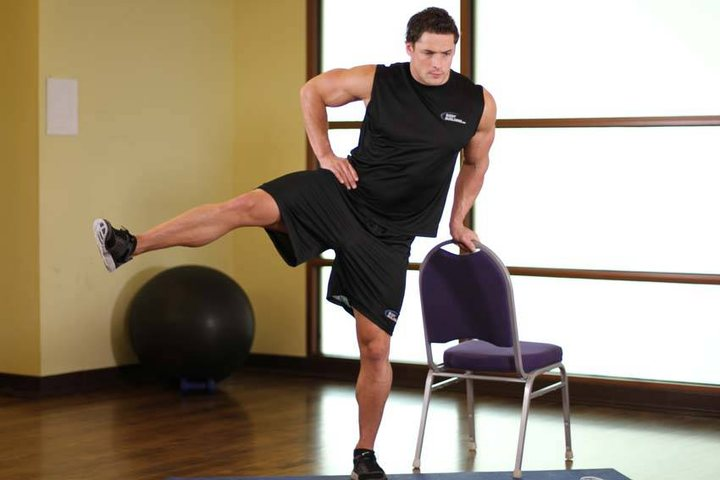
#> input picture app/assets/exercises/frames/abduccion_de_cadera_end.jpg, 720 x 480 px
$ python -i split_exercise_images.py   (imports and definitions only)
#> lines starting #> are read from the running program, lines starting #| are printed output that depends on the picture; after the words box and inside, x2 and y2 are one past the last pixel; in counts of white or black regions, pixels touching at a corner belong together
"""Separa cada imagen de ejercicio (inicio -> flecha -> final) en dos fotogramas.

Uso:  python -I tool/split_exercise_images.py   (desde la carpeta app)

Entrada:  assets/exercises/<id>.png         (originales, no se modifican)
Salida:   assets/exercises/frames/<id>_start.png, <id>_end.png
          o <id>_hold.png si la imagen tiene una sola posición (sin flecha)
          tool/contact_sheet.png para revisar el resultado
"""
from pathlib import Path

import numpy as np
from PIL import Image, ImageDraw, ImageFilter

SRC = Path('assets/exercises')
OUT = SRC / 'frames'
SCALE = 3          # ampliación
OUT_H = 360        # alto final de cada fotograma (px)

# Ajustes manuales por imagen si la detección automática no basta: (top, bottom) relativos 0..1
OVERRIDES: dict[str, dict] = {}

# Imágenes en las que asoma abajo el título de la tarjeta siguiente.
CUT_NEXT_TITLE = {'curl_de_biceps'}


def card_rows(a: np.ndarray) -> tuple[int, int]:
    """Filas de la tarjeta principal: descarta franjas de tarjetas vecinas separadas por bandas blancas."""
    h = a.shape[0]
    bright = a.mean(axis=2)
    # Fila "separador": casi blanca y uniforme
    sep = (bright.mean(axis=1) > 246) & (bright.std(axis=1) < 4)
    # Segmentos entre separadores; nos quedamos con el más alto
    segs, start = [], None
    for y in range(h):
        if not sep[y] and start is None:
            start = y
        if sep[y] and start is not None:
            segs.append((start, y)); start = None
    if start is not None:
        segs.append((start, h))
    segs = [s for s in segs if s[1] - s[0] > 8] or [(0, h)]
    return max(segs, key=lambda s: s[1] - s[0])


# [22 lines left out: function arrow_cols, not called in this run]


def title_bottom(a: np.ndarray, top: int, bottom: int) -> int:
    """Última fila del título (texto azul marino) en la parte superior de la tarjeta."""
    limit = top + int((bottom - top) * 0.42)
    r, g, b = (a[top:limit, :, i].astype(int) for i in range(3))
    navy = (r < 90) & (g < 80) & (b > 70) & (b - r > 25)
    rows = np.where(navy.sum(axis=1) >= 3)[0]
    if len(rows) == 0:
        return top
    # Solo el primer bloque continuo de filas con texto (el pelo de la figura viene después).
    end = rows[0]
    for y in rows[1:]:
        if y - end > 6:
            break
        end = y
    return top + end + 3


def card_cols(a: np.ndarray) -> tuple[int, int]:
    """Igual que card_rows pero en horizontal (quita franjas de tarjetas a los lados)."""
    l, r = card_rows(a.transpose(1, 0, 2))
    return l, r


# [23 lines left out: functions next_title_top, feather, not called in this run]


def process(path: Path):
    a = np.asarray(Image.open(path).convert('RGB')).astype(int)
    h, w, _ = a.shape
#> h = 480; w = 720
    top, bottom = card_rows(a)
#> in card_rows, `bright = a.mean(axis=2)`:
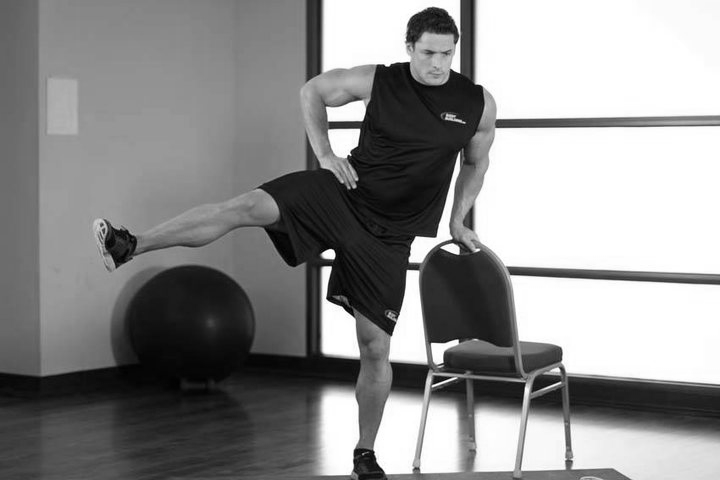
#> bright: shape (480, 720) float64; min 0, max 255, mean 142.1
#> after the loop in card_rows, `for y in range(h):`: segs = []; start = 0
#> in card_rows, `segs = [s for s in segs if s[1] - s[0] > 8] or [(0, h)]`: segs = [(0, 480)]
#> top = 0; bottom = 480
    cl, cr = card_cols(a)
#> in card_rows (call 2), `bright = a.mean(axis=2)`:
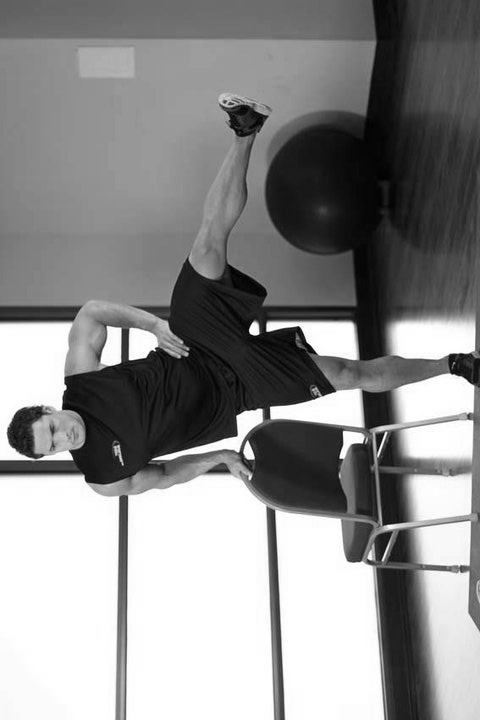
#> bright: shape (720, 480) float64; min 0, max 255, mean 142.1
#> after the loop in card_rows (call 2), `for y in range(h):`: segs = []; start = 0
#> in card_rows (call 2), `segs = [s for s in segs if s[1] - s[0] > 8] or [(0, h)]`: segs = [(0, 720)]
#> in card_cols, `l, r = card_rows(a.transpose(1, 0, 2))`: l = 0; r = 720
#> cl = 0; cr = 720
    t = title_bottom(a, top, bottom)
#> in title_bottom, `limit = top + int((bottom - top) * 0.42)`: limit = 201
#> in title_bottom, `r, g, b = (a[top:limit, :, i].astype(int) for i in range(3))`:
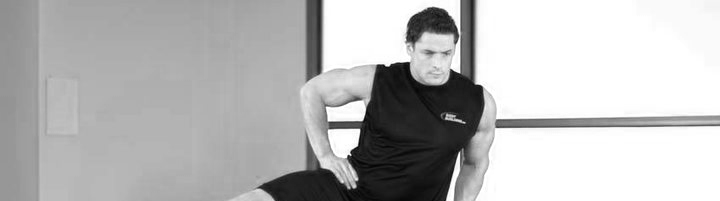
#> r: shape (201, 720) int64; min 1, max 255, mean 184.4
#> in title_bottom, `r, g, b = (a[top:limit, :, i].astype(int) for i in range(3))`:
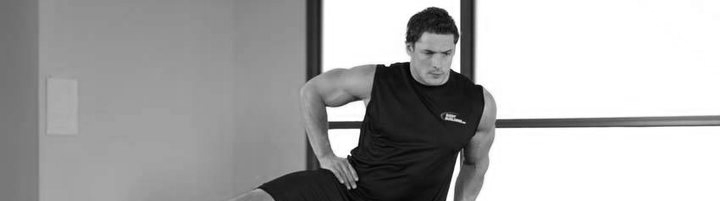
#> g: shape (201, 720) int64; min 0, max 255, mean 169.9
#> in title_bottom, `r, g, b = (a[top:limit, :, i].astype(int) for i in range(3))`:
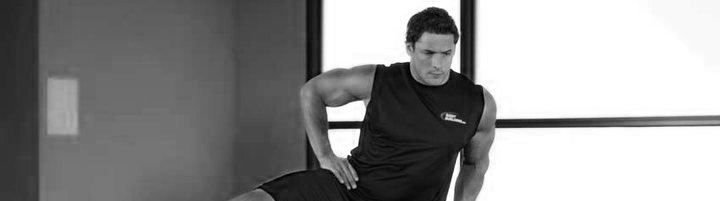
#> b: shape (201, 720) int64; min 0, max 255, mean 144.4
#> in title_bottom, `navy = (r < 90) & (g < 80) & (b > 70) & (b - r > 25)`:
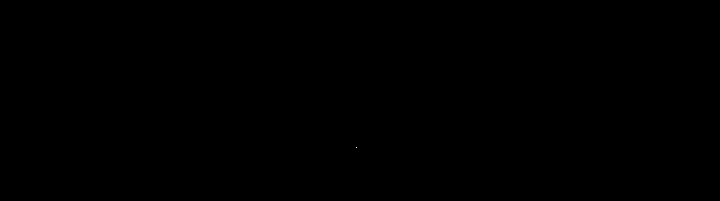
#> navy: shape (201, 720) bool; 0% white in thin lines or dots, all inside (x1, y1, x2, y2) = (356, 147, 357, 148)
#> in title_bottom, `rows = np.where(navy.sum(axis=1) >= 3)[0]`: rows = empty array
#> t = 0
#> (the run stopped early here; a loop or call above may not have finished)
